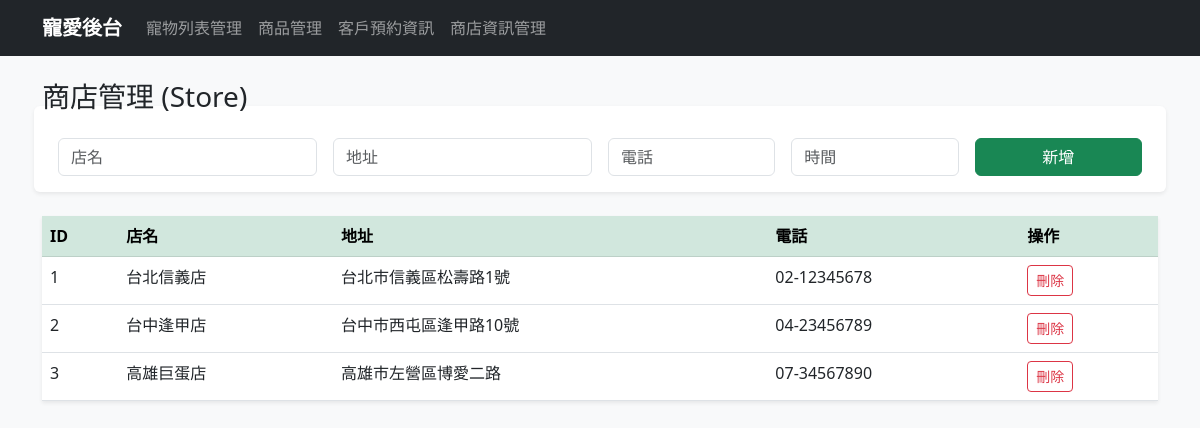
The app's page /store_mngt.php with its own data.
### tables this page shows
CREATE TABLE STORE (
  storeID int(11) NOT NULL AUTO_INCREMENT,
  storeName varchar(50) NOT NULL,
  address varchar(100) DEFAULT NULL,
  Phone varchar(20) DEFAULT NULL,
  worktime varchar(50) DEFAULT NULL,
  PRIMARY KEY (`storeID`)
);

### store_mngt.php (the view, shortened to what this page needs)
<?php
include 'db_connect.php';
?>
<!DOCTYPE html>
<html>
<head><link href="https://cdn.jsdelivr.net/npm/bootstrap@5.3.0/dist/css/bootstrap.min.css" rel="stylesheet"></head>
<body class="bg-light">
    <?php include 'navbar.php'; ?>
    <div class="container">
        <h3>商店管理 (Store)</h3>
        <form method="post" class="row g-3 mb-4 bg-white p-3 rounded shadow-sm">
            <div class="col-md-3"><input type="text" name="storeName" class="form-control" placeholder="店名" required></div>
            <div class="col-md-3"><input type="text" name="address" class="form-control" placeholder="地址"></div>
            <div class="col-md-2"><input type="text" name="Phone" class="form-control" placeholder="電話"></div>
            <div class="col-md-2"><input type="text" name="worktime" class="form-control" placeholder="時間"></div>
            <div class="col-md-2"><button type="submit" name="add" class="btn btn-success w-100">新增</button></div>
        </form>
        <table class="table table-hover bg-white shadow-sm">
            <thead class="table-success"><tr><th>ID</th><th>店名</th><th>地址</th><th>電話</th><th>操作</th></tr></thead>
            <tbody>
                <?php
                $res = $conn->query("SELECT * FROM STORE");
                while ($row = $res->fetch_assoc()) {
                    echo "<tr><td>{$row['storeID']}</td><td>{$row['storeName']}</td><td>{$row['address']}</td><td>{$row['Phone']}</td>
                          <td><a href='?del={$row['storeID']}' class='btn btn-sm btn-outline-danger'>刪除</a></td></tr>";
                }
                ?>
            </tbody>
        </table>
    </div>
</body>
</html>

### records on screen
store: storeID "1", storeName "台北信義店", address "台北市信義區松壽路1號", Phone "02-12345678"
store: storeID "2", storeName "台中逢甲店", address "台中市西屯區逢甲路10號", Phone "04-23456789"
store: storeID "3", storeName "高雄巨蛋店", address "高雄市左營區博愛二路", Phone "07-34567890"
